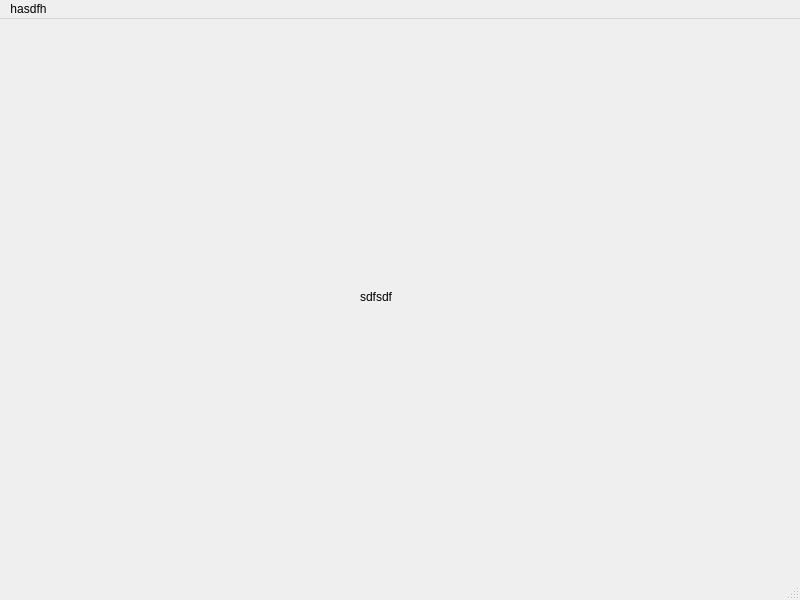
<?xml version="1.0" encoding="UTF-8"?>
<ui version="4.0">
 <class>MainWindow</class>
 <widget class="QMainWindow" name="MainWindow">
  <property name="geometry">
   <rect>
    <x>0</x>
    <y>0</y>
    <width>800</width>
    <height>600</height>
   </rect>
  </property>
  <property name="windowTitle">
   <string>MainWindow</string>
  </property>
  <widget class="QWidget" name="centralwidget">
   <widget class="QLabel" name="label">
    <property name="geometry">
     <rect>
      <x>360</x>
      <y>270</y>
      <width>72</width>
      <height>15</height>
     </rect>
    </property>
    <property name="text">
     <string>sdfsdf</string>
    </property>
   </widget>
  </widget>
  <widget class="QMenuBar" name="menubar">
   <property name="geometry">
    <rect>
     <x>0</x>
     <y>0</y>
     <width>800</width>
     <height>26</height>
    </rect>
   </property>
   <widget class="QMenu" name="menuhasdfh">
    <property name="title">
     <string>hasdfh</string>
    </property>
    <addaction name="actionasdfasdf"/>
    <addaction name="actionsvdf"/>
   </widget>
   <addaction name="menuhasdfh"/>
  </widget>
  <widget class="QStatusBar" name="statusbar"/>
  <action name="actionasdfasdf">
   <property name="text">
    <string>asdfasdf</string>
   </property>
  </action>
  <action name="actionsvdf">
   <property name="text">
    <string>svdf</string>
   </property>
  </action>
 </widget>
 <resources/>
 <connections/>
</ui>
